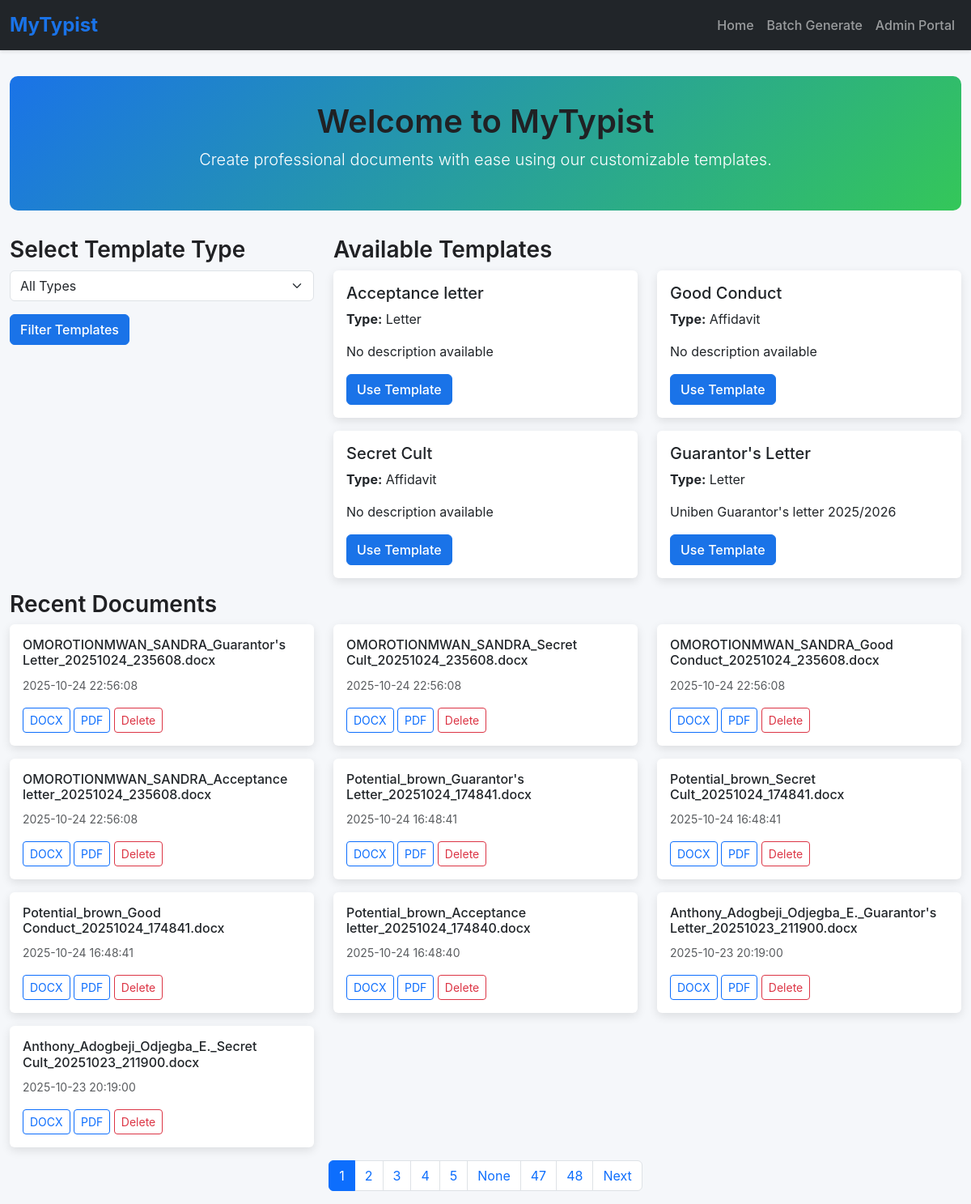
Before: / with the older database file.
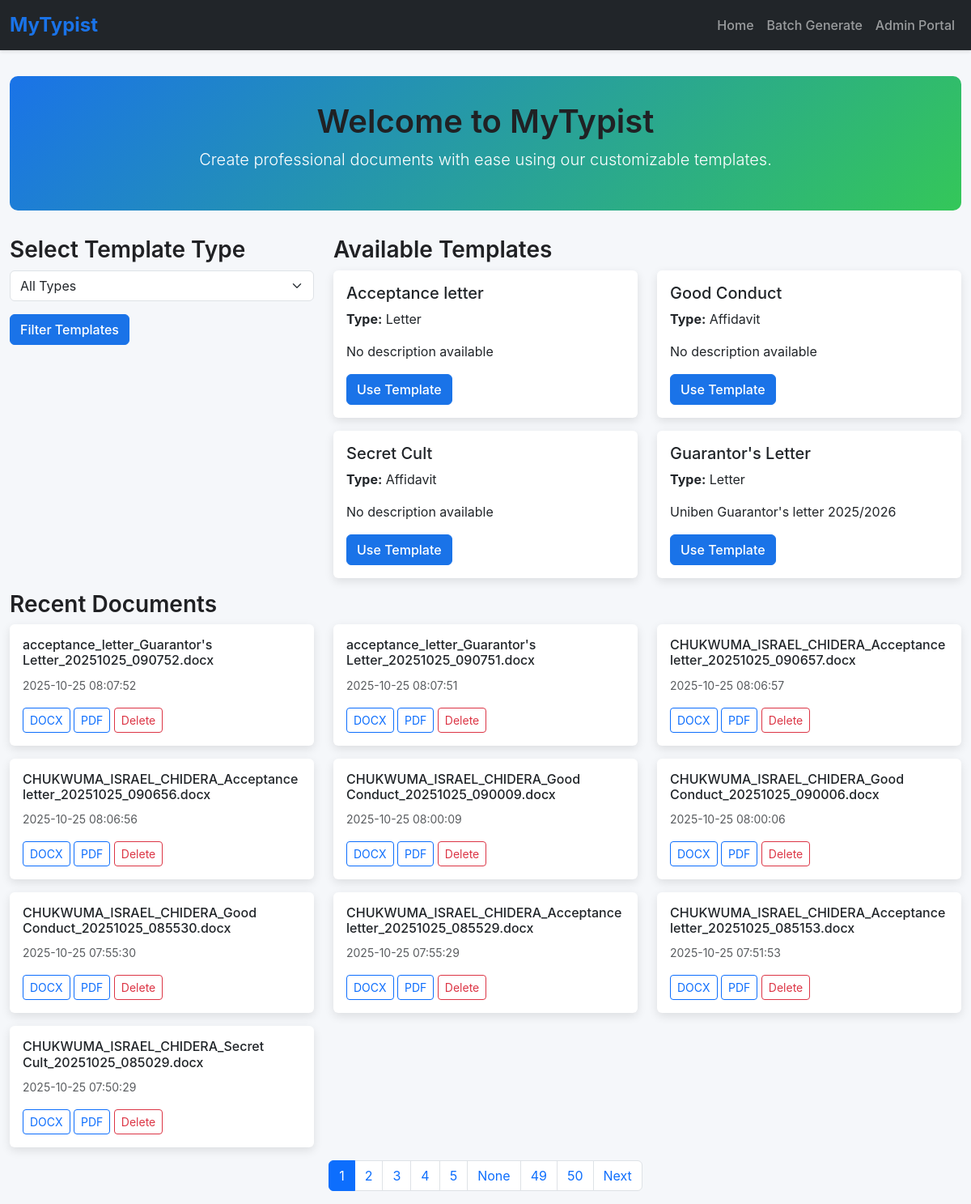
After: the same page with the newer database file.
### app.py (models this page shows)
class Template(db.Model):
    __tablename__ = 'template'
    id = db.Column(db.Integer, primary_key=True)
    name = db.Column(db.String(100), nullable=False)
    type = db.Column(db.String(50), nullable=False)
    file_path = db.Column(db.String(200), nullable=False)
    description = db.Column(db.Text)
    font_family = db.Column(db.String(50), default='Times New Roman')
    font_size = db.Column(db.Integer, default=12)
    margin_top = db.Column(db.Float, default=1.0)
    margin_bottom = db.Column(db.Float, default=1.0)
    margin_left = db.Column(db.Float, default=1.0)
    margin_right = db.Column(db.Float, default=1.0)
    default_line_spacing = db.Column(db.Float, default=1.0)
    is_active = db.Column(db.Boolean, default=True)
    created_at = db.Column(db.DateTime, default=lambda: datetime.now(timezone.utc))
    updated_at = db.Column(db.DateTime, default=lambda: datetime.now(timezone.utc),
                          onupdate=lambda: datetime.now(timezone.utc))
    placeholders = db.relationship('Placeholder', back_populates='template',
                                   cascade="all, delete-orphan")
    created_documents = db.relationship('CreatedDocument', back_populates='template',
                                        cascade="all, delete-orphan")

class CreatedDocument(db.Model):
    __tablename__ = 'created_document'
    id = db.Column(db.Integer, primary_key=True)
    template_id = db.Column(db.Integer, db.ForeignKey('template.id'), nullable=False)
    user_name = db.Column(db.String(100), nullable=False)
    user_email = db.Column(db.String(100))
    file_path = db.Column(db.String(200), nullable=False)
    original_filename = db.Column(db.String(200))
    file_size = db.Column(db.Integer)
    created_at = db.Column(db.DateTime, default=lambda: datetime.now(timezone.utc))
    batch_id = db.Column(db.String(50), nullable=True)
    user_inputs = db.Column(db.Text)  # JSON storage of inputs
    template = db.relationship('Template', back_populates='created_documents')

### app.py (the view)
@app.route('/')
@cache.cached(timeout=30)  # Cache for 30 seconds to improve performance
def index():
    page = request.args.get('page', 1, type=int)
    type_filter = request.args.get('type', '')
    query = Template.query.filter_by(is_active=True)
    if type_filter:
        query = query.filter_by(type=type_filter)
    types = cache.get('template_types')
    if types is None:
        types = [t[0] for t in db.session.query(Template.type).distinct().all()]
        cache.set('template_types', types, timeout=300)  # Cache for 5 minutes
    templates = query.with_entities(Template.id, Template.name, Template.type, Template.description).all()
    recent_docs = CreatedDocument.query.order_by(CreatedDocument.created_at.desc()).paginate(
        page=page, per_page=10, error_out=False
    )
    return render_template('index.html', types=types, templates=templates,
                         recent_docs=recent_docs, page=page, total_pages=recent_docs.pages)

### templates/index.html (shortened to what this page needs)
{% extends 'base.html' %}
{% block content %}
<div class="hero text-center">
    <h1>Welcome to MyTypist</h1>
    <p class="lead">Create professional documents with ease using our customizable templates.</p>
</div>
<div class="row">
    <div class="col-md-4 mb-4">
        <h3>Select Template Type</h3>
        <form method="GET" action="{{ url_for('index') }}">
            <div class="mb-3">
                <select name="type" class="form-select">
                    <option value="">All Types</option>
                </select>
            </div>
            <button type="submit" class="btn btn-primary">Filter Templates</button>
        </form>
    </div>
    <div class="col-md-8">
        <h3>Available Templates</h3>
        {% if templates %}
        <div class="row">
            {% for template in templates %}
            <div class="col-md-6 mb-3">
                <div class="card">
                    <div class="card-body">
                        <h5 class="card-title">{{ template.name }}</h5>
                        <p class="card-text"><strong>Type:</strong> {{ template.type }}</p>
                        <p class="card-text">{{ template.description or 'No description available' }}</p>
                        <a href="{{ url_for('create', template_id=template.id) }}" class="btn btn-primary">Use Template</a>
                    </div>
                </div>
            </div>
            {% endfor %}
        </div>
        {% else %}
        <p>No templates available. Please contact the administrator.</p>
        {% endif %}
    </div>
</div>
<h3>Recent Documents</h3>
{% if recent_docs.items %}
<div class="row">
    {% for doc in recent_docs.items %}
    <div class="col-md-4 mb-3">
        <div class="card">
            <div class="card-body">
                <h6 class="card-title">{{ doc.original_filename }}</h6>
                <p class="card-text"><small class="text-muted">{{ doc.created_at.strftime('%Y-%m-%d %H:%M:%S') }}</small></p>
                <a href="{{ url_for('download', document_id=doc.id, format='docx') }}" class="btn btn-sm btn-outline-primary">DOCX</a>
                <a href="{{ url_for('download', document_id=doc.id, format='pdf') }}" class="btn btn-sm btn-outline-primary">PDF</a>
                <a href="{{ url_for('delete_document', document_id=doc.id) }}" class="btn btn-sm btn-outline-danger">Delete</a>
            </div>
        </div>
    </div>
    {% endfor %}
</div>
{% else %}
<p>No recent documents.</p>
{% endif %}
{% if recent_docs.has_prev or recent_docs.has_next %}
<nav aria-label="Page navigation">
    <ul class="pagination justify-content-center">
        {% for p in recent_docs.iter_pages() %}
        <li class="page-item {% if p == recent_docs.page %}active{% endif %}">
            <a class="page-link" href="{{ url_for('index', page=p) }}">{{ p }}</a>
        </li>
        {% endfor %}
        {% if recent_docs.has_next %}
        <li class="page-item"><a class="page-link" href="{{ url_for('index', page=recent_docs.next_num) }}">Next</a></li>
        {% endif %}
    </ul>
</nav>
{% endif %}
{% endblock %}

Changed rows visible on the page:
no longer on this page (row unchanged): CreatedDocument: original_filename "OMOROTIONMWAN_SANDRA_Guarantor's Letter_20251024_235608.docx", created_at "2025-10-24 22:56:08"
no longer on this page (row unchanged): CreatedDocument: original_filename "OMOROTIONMWAN_SANDRA_Secret Cult_20251024_235608.docx", created_at "2025-10-24 22:56:08"
no longer on this page (row unchanged): CreatedDocument: original_filename "OMOROTIONMWAN_SANDRA_Good Conduct_20251024_235608.docx", created_at "2025-10-24 22:56:08"
no longer on this page (row unchanged): CreatedDocument: original_filename "OMOROTIONMWAN_SANDRA_Acceptance letter_20251024_235608.docx", created_at "2025-10-24 22:56:08"
no longer on this page (row unchanged): CreatedDocument: original_filename "Potential_brown_Guarantor's Letter_20251024_174841.docx", created_at "2025-10-24 16:48:41"
no longer on this page (row unchanged): CreatedDocument: original_filename "Potential_brown_Secret Cult_20251024_174841.docx", created_at "2025-10-24 16:48:41"
no longer on this page (row unchanged): CreatedDocument: original_filename "Potential_brown_Good Conduct_20251024_174841.docx", created_at "2025-10-24 16:48:41"
no longer on this page (row unchanged): CreatedDocument: original_filename "Potential_brown_Acceptance letter_20251024_174840.docx", created_at "2025-10-24 16:48:40"
no longer on this page (row unchanged): CreatedDocument: original_filename "Anthony_Adogbeji_Odjegba_E._Guarantor's Letter_20251023_211900.docx", created_at "2025-10-23 20:19:00"
no longer on this page (row unchanged): CreatedDocument: original_filename "Anthony_Adogbeji_Odjegba_E._Secret Cult_20251023_211900.docx", created_at "2025-10-23 20:19:00"
added CreatedDocument: original_filename "acceptance_letter_Guarantor's Letter_20251025_090752.docx", created_at "2025-10-25 08:07:52"
added CreatedDocument: original_filename "acceptance_letter_Guarantor's Letter_20251025_090751.docx", created_at "2025-10-25 08:07:51"
added CreatedDocument: original_filename "CHUKWUMA_ISRAEL_CHIDERA_Acceptance letter_20251025_090657.docx", created_at "2025-10-25 08:06:57"
added CreatedDocument: original_filename "CHUKWUMA_ISRAEL_CHIDERA_Acceptance letter_20251025_090656.docx", created_at "2025-10-25 08:06:56"
added CreatedDocument: original_filename "CHUKWUMA_ISRAEL_CHIDERA_Good Conduct_20251025_090009.docx", created_at "2025-10-25 08:00:09"
added CreatedDocument: original_filename "CHUKWUMA_ISRAEL_CHIDERA_Good Conduct_20251025_090006.docx", created_at "2025-10-25 08:00:06"
added CreatedDocument: original_filename "CHUKWUMA_ISRAEL_CHIDERA_Good Conduct_20251025_085530.docx", created_at "2025-10-25 07:55:30"
added CreatedDocument: original_filename "CHUKWUMA_ISRAEL_CHIDERA_Acceptance letter_20251025_085529.docx", created_at "2025-10-25 07:55:29"
added CreatedDocument: original_filename "CHUKWUMA_ISRAEL_CHIDERA_Acceptance letter_20251025_085153.docx", created_at "2025-10-25 07:51:53"
added CreatedDocument: original_filename "CHUKWUMA_ISRAEL_CHIDERA_Secret Cult_20251025_085029.docx", created_at "2025-10-25 07:50:29"
Other visible differences:
new list line: "49"
new list line: "50"
list line gone: "47"
list line gone: "48"
